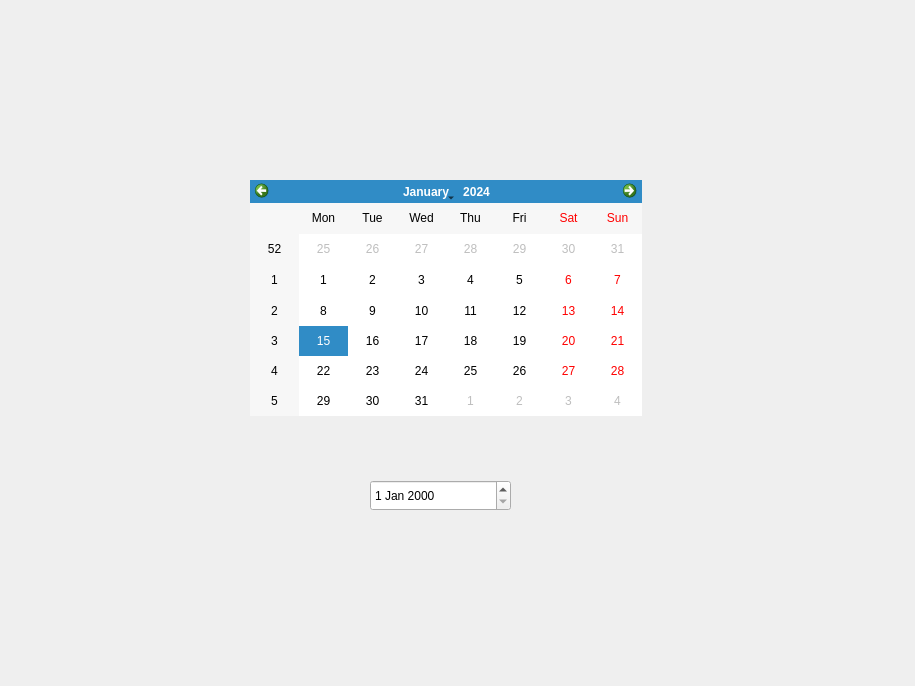
<?xml version="1.0" encoding="UTF-8"?>
<ui version="4.0">
 <class>Dialog</class>
 <widget class="QDialog" name="Dialog">
  <property name="geometry">
   <rect>
    <x>0</x>
    <y>0</y>
    <width>915</width>
    <height>686</height>
   </rect>
  </property>
  <property name="windowTitle">
   <string>Dialog</string>
  </property>
  <widget class="QCalendarWidget" name="calendarWidget">
   <property name="geometry">
    <rect>
     <x>250</x>
     <y>180</y>
     <width>392</width>
     <height>236</height>
    </rect>
   </property>
  </widget>
  <widget class="QDateEdit" name="dateEdit">
   <property name="geometry">
    <rect>
     <x>370</x>
     <y>480</y>
     <width>141</width>
     <height>31</height>
    </rect>
   </property>
  </widget>
 </widget>
 <resources/>
 <connections/>
</ui>
